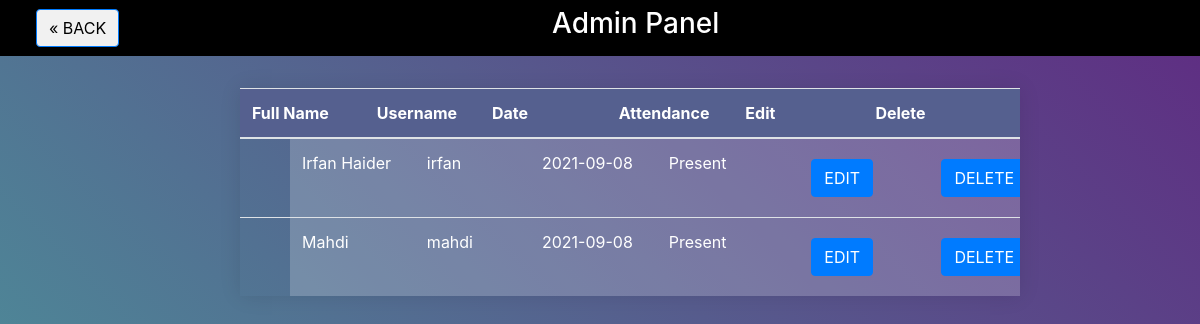
The app's page /admin_attendance_view/ (signed in) with its own data.
### main/models.py (models this page shows, shortened)
class Employees(models.Model):
    name1 = models.CharField(max_length=50)
    username1= models.CharField(max_length=50)
    date1 = models.CharField(max_length=50)
    attendance2 = models.CharField(max_length=50)
    object = models.Manager()

### main/views.py (the view)
# urls.py: path('admin_attendance_view/', views.admin_attendance_view, name='admin_attendance_view'),
@login_required(login_url='admin_login')
def admin_attendance_view(request):
    queryset = Employees.object.all()
    check2=1
    context = {
        'queryset': queryset}
    return render(request, 'main/admin_attendance_view.html', context)

### main/templates/main/admin_attendance_view.html (shortened to what this page needs)
<!DOCTYPE html>
<html lang="en">
{% load static %}
<head>
    <link rel="stylesheet" href="{% static 'css/main.css' %}" type="text/css">
  <link rel="stylesheet" href="{% static 'css/style.css' %}">
    <link rel="stylesheet" href="https://stackpath.bootstrapcdn.com/bootstrap/4.1.3/css/bootstrap.min.css">
	<link rel="stylesheet" href="https://use.fontawesome.com/releases/v5.6.1/css/all.css">
</head>
<body>
<nav class="navbar navbar-inverse" style=" background-color: #000; height: 7%;" >
  <div class="container-fluid" style="position:absolute; left: -27%;">
    <div class="navbar-header" style="position:absolute; left: 30%;">
      <a href="{% url 'admin_dashboard' %}" class="previous btn btn-primary">&laquo; Back</a>
    </div>
    <ul class="nav navbar-nav" style="position:absolute; left: 73%;">
        <li> <h3 style="color: white;">Admin Panel </h3></li>
    </ul>
  </div>
</nav>
<table class="table" style="position: relative; left: 20%; top: 4%; width: 65%;">
    <thead>
  <tr>
    <th>Full Name</th>
    <th>Username</th>
    <th>Date</th>
    <th>Attendance</th>
      <th>Edit</th>
      <th>Delete</th>
  </tr>
    </thead>
<tbody>
    {% for instance in queryset %}
  <tr>
    <td>{{ instance.name1 }}</td>
    <td>{{ instance.username1 }}</td>
    <td>{{ instance.date1}}</td>
    <td>{{ instance.attendance2 }}</td>
      <td><a href=" {% url 'edit' id=instance.id %} "><button type="button" class=" btn btn-primary">Edit</button></a> </td>
        <td><a href=" {% url 'delete' id=instance.id %} "><button type="button" class=" btn btn-primary">Delete</button></a> </td>
  </tr>
    {% endfor %}
    </tbody>
</table>
</body>
</html>

### main/static/css/main.css (style rules this page uses)
.btn { padding: .5rem 2.5rem; font-size: .95rem; font-weight: 600; text-transform: uppercase; color: #fff; background: #111; border-radius: remy(35px); }
body { background-color: #ebeff5; }

### main/static/css/style.css (style rules this page uses)
html, body { height: 100%; }
body { margin: 0; background: -webkit-linear-gradient(45deg, #49a09d, #5f2c82); background: linear-gradient(45deg, #49a09d, #5f2c82); font-family: sans-serif; font-weight: 100; }
table { width: 800px; border-collapse: collapse; overflow: hidden; box-shadow: 0 0 20px rgba(0, 0, 0, 0.1); position: relative; position: absolute; top: 20%; }
th, td { padding: 15px; background-color: rgba(255, 255, 255, 0.2); color: #fff; }
th { text-align: left; }
thead th { background-color: #55608f; }
tbody td { position: relative; left: 50px; }

### main/templates/main/admin_attendance_view.html (style rules this page uses)
a { text-decoration: none; display: inline-block; padding: 8px 16px; }
.previous { background-color: #f1f1f1; color: black; }

### records on screen
Employees: name1 "Irfan Haider", username1 "irfan", date1 "2021-09-08", attendance2 "Present"
Employees: name1 "Mahdi", username1 "mahdi", date1 "2021-09-08", attendance2 "Present"
